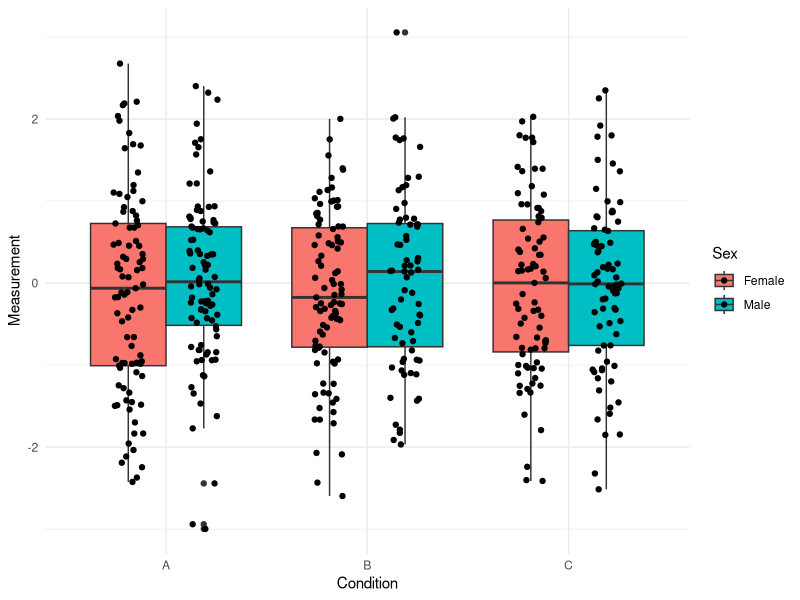
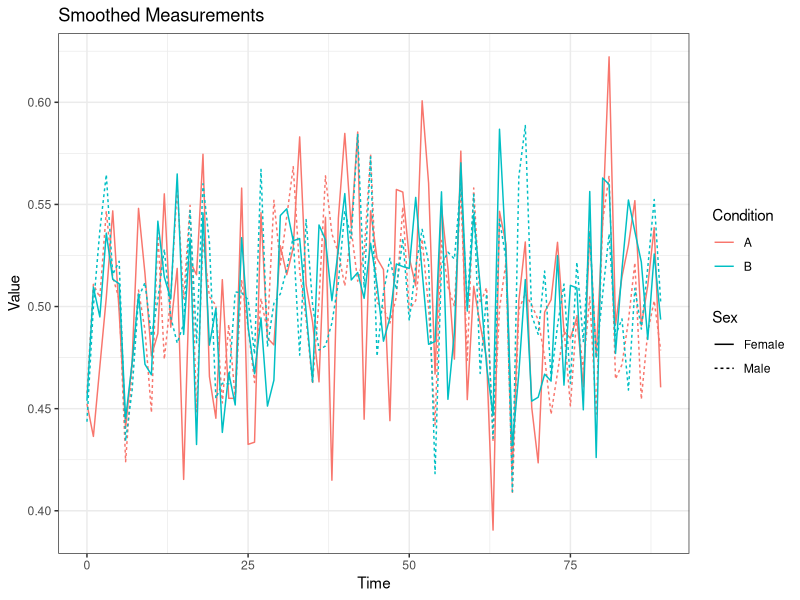

These charts were generated, in order, by the following R code:
## ---- chunk 1
knitr::opts_chunk$set(comment = NA)
library(dplyr)
library(ggplot2)
library(tidyr)
library(zoo)
## ---- chunk 2
plot_boxplot <- function(data, x, y, fill) {
  ggplot(data, aes(x = .data[[x]], y = .data[[y]], fill = .data[[fill]])) +
    geom_boxplot(position = position_dodge(width = 0.75)) +
    geom_point(aes(group = .data[[fill]]),
               position = position_jitterdodge(jitter.width = 0.15)) +
    labs(x = x, y = y, fill = fill, color = fill) +
    theme_minimal()
}
## ---- chunk 3
generate_mock_data <- function(num_samples = 500, seed = NULL) {
  if (!is.null(seed)) {
    set.seed(seed)
  }

  tibble(
    Sample_ID = sprintf("Sample_%d", seq_len(num_samples)),
    Condition = sample(c("A", "B", "C"), size = num_samples, replace = TRUE),
    Sex = sample(c("Male", "Female"), size = num_samples, replace = TRUE),
    Measurement = rnorm(num_samples, mean = 0, sd = 1)
  )
}
## ---- chunk 4
demo1a_mock_data <- generate_mock_data(num_samples = 500, seed = 1)
plot_boxplot(demo1a_mock_data, x = "Condition", y = "Measurement", fill = "Sex")
## ---- chunk 5
#' Plot smoothed time-series data by condition and sex
#'
#' @description
#' Plot smoothed time-series data by condition (color) and sex (style).
#'
#' @param data A data.frame containing 'Condition', 'Sex', and numeric time columns (e.g., '1', '2', ...).
#' @param window Integer. Rolling window for smoothing across time columns. Default is 5.
#' @param figsize Numeric vector of length 2. Figure size. Default is c(10, 6).
#'
#' @return A \code{matplotlib.figure.Figure}-like object representing the plot of time-smoothed measurements.
plot_smoothed_measurements <- function(data, window = 5, figsize = c(10, 6)) {
  # Identify time-series columns (numeric names like "1","2",...)
  measurement_cols <- colnames(data)[grepl("^\\d+$", colnames(data))]

  # Smooth across time for each sample
  smoothed_data <- data %>%
    mutate(across(all_of(measurement_cols), 
           ~ rollapply(.x, width = window, FUN = mean, align = "center", partial = TRUE))) %>%
    as.data.frame()

  # Convert to long format
  long_df <- smoothed_data %>%
    pivot_longer(cols = all_of(measurement_cols), 
                 names_to = "Time",
                 values_to = "Value") %>%
    mutate(Time = as.numeric(Time))

  long_summary <- long_df %>%
    dplyr::group_by(Condition, Sex, Time) %>%
    dplyr::summarise(Value = mean(Value, na.rm = TRUE), .groups = "drop")
  
  p <- ggplot(long_summary, aes(x = Time, y = Value, color = Condition, linetype = Sex)) +
    geom_line() +
    labs(title = "Smoothed Measurements", x = "Time", y = "Value") +
    theme_bw()

  return(p)
}
## ---- chunk 6
generate_mock_time_series <- function(num_samples = 80, num_timepoints = 90, seed = NULL) {
  if (!is.null(seed)) set.seed(seed)

  # Time series data with explicit column names
  time_cols <- as.character(0:(num_timepoints - 1))
  time_series_data <- as.data.frame(matrix(
    runif(num_samples * num_timepoints),
    nrow = num_samples,
    ncol = num_timepoints
  ))
  colnames(time_series_data) <- time_cols

  # Metadata
  metadata <- data.frame(
    Sample_ID = paste0("Sample_", seq_len(num_samples)),
    Condition = sample(c("A", "B"), num_samples, replace = TRUE),
    Sex = sample(c("Male", "Female"), num_samples, replace = TRUE)
  )

  # Combine
  data <- cbind(metadata, time_series_data)

  return(data)
}
## ---- chunk 7
demo1b_mock_data <- generate_mock_time_series()
plot_smoothed_measurements(demo1b_mock_data, window = 5)
## ---- chunk 8
plot_boxplot_improved <- function(data, x, y, fill) {
  ggplot(data, aes(x = .data[[x]], y = .data[[y]], fill = .data[[fill]])) +
    geom_boxplot(position = position_dodge(width = 0.75), outlier.shape = NA) +
    geom_point(aes(group = .data[[fill]]), position = position_jitterdodge(jitter.width = 0.15, dodge.width = 0.75)) +
    labs(x = x, y = y, fill = fill, color = fill) +
    theme_minimal()
}
## ---- chunk 9
get_time_columns <- function(data) {
  ### Identify time columns in the DataFrame.
  
  # Identify columns that are purely digits
  time_cols <- names(data)[grepl("^\\d+$", names(data))]
  # Ensure correct temporal order
  time_cols <- time_cols[order(as.integer(time_cols))]

  # Confirm evenly spaced timepoints
  timepoints <- as.integer(time_cols)
  if (length(timepoints) > 1) {
    diffs <- diff(timepoints)
    if (!all(diffs == diffs[1])) {
      stop("Timepoints are not evenly spaced.", call. = FALSE)
    }
  }

  return(time_cols)
}

smooth_time_series <- function(data, window = 5) {
  ### Apply rolling mean smoothing to time-series data.
  measurement_cols <- get_time_columns(data)
  
  # Smooth across time for each sample
  smoothed_matrix <- data %>%
    dplyr::select(all_of(measurement_cols)) %>%
    t() %>% as.data.frame() %>%
    mutate(across(everything(), 
           ~ rollapply(.x, width = window, FUN = mean, align = "center", partial = TRUE))) %>%
    t()

  smoothed_data <- data
  smoothed_data[measurement_cols] <- as.data.frame(smoothed_matrix)

  smoothed_data %>%
    pivot_longer(
      cols = all_of(measurement_cols),
      names_to = "Time",
      values_to = "Value"
    ) %>%
    mutate(Time = as.numeric(Time))
}

plot_smoothed_measurements_improved <- function(data, window = 5, figsize = c(10, 6)) {
  smoothed_data_long <- smooth_time_series(data, window = window)

  long_summary <- smoothed_data_long %>%
    group_by(Condition, Sex, Time) %>%
    summarize(Value = mean(Value, na.rm = TRUE), .groups = "drop")

  ggplot(long_summary, aes(x = Time, y = Value, color = Condition, linetype = Sex)) +
    geom_line() +
    labs(title = "Smoothed Measurements", x = "Time", y = "Value") +
    theme_bw()
}
